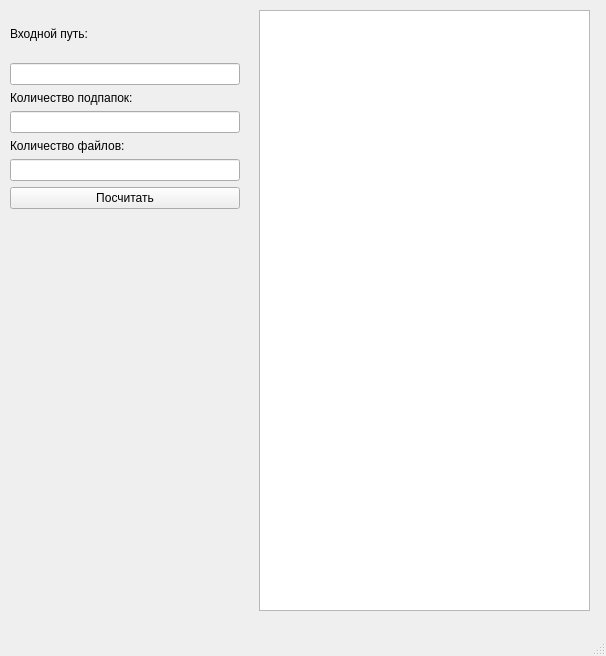
<?xml version="1.0" encoding="UTF-8"?>
<ui version="4.0">
 <class>MainWindow</class>
 <widget class="QMainWindow" name="MainWindow">
  <property name="geometry">
   <rect>
    <x>0</x>
    <y>0</y>
    <width>606</width>
    <height>656</height>
   </rect>
  </property>
  <property name="windowTitle">
   <string>MainWindow</string>
  </property>
  <widget class="QWidget" name="centralwidget">
   <widget class="QTextEdit" name="textEdit">
    <property name="geometry">
     <rect>
      <x>259</x>
      <y>10</y>
      <width>331</width>
      <height>601</height>
     </rect>
    </property>
   </widget>
   <widget class="QWidget" name="">
    <property name="geometry">
     <rect>
      <x>10</x>
      <y>10</y>
      <width>230</width>
      <height>199</height>
     </rect>
    </property>
    <layout class="QVBoxLayout" name="verticalLayout_6">
     <item>
      <layout class="QVBoxLayout" name="verticalLayout_5">
       <item>
        <widget class="QLabel" name="label_3">
         <property name="text">
          <string>Входной путь:</string>
         </property>
        </widget>
       </item>
       <item>
        <widget class="QLineEdit" name="lineEdit_3"/>
       </item>
      </layout>
     </item>
     <item>
      <layout class="QVBoxLayout" name="verticalLayout_4">
       <item>
        <layout class="QVBoxLayout" name="verticalLayout_3">
         <item>
          <layout class="QVBoxLayout" name="verticalLayout">
           <item>
            <widget class="QLabel" name="label_2">
             <property name="text">
              <string>Количество подпапок:</string>
             </property>
            </widget>
           </item>
           <item>
            <widget class="QLineEdit" name="lineEdit_2"/>
           </item>
          </layout>
         </item>
         <item>
          <layout class="QVBoxLayout" name="verticalLayout_2">
           <item>
            <widget class="QLabel" name="label">
             <property name="text">
              <string>Количество файлов:</string>
             </property>
            </widget>
           </item>
           <item>
            <widget class="QLineEdit" name="lineEdit"/>
           </item>
          </layout>
         </item>
        </layout>
       </item>
       <item>
        <widget class="QPushButton" name="pushButton">
         <property name="text">
          <string>Посчитать</string>
         </property>
        </widget>
       </item>
      </layout>
     </item>
    </layout>
   </widget>
  </widget>
  <widget class="QMenuBar" name="menubar">
   <property name="geometry">
    <rect>
     <x>0</x>
     <y>0</y>
     <width>606</width>
     <height>22</height>
    </rect>
   </property>
  </widget>
  <widget class="QStatusBar" name="statusbar"/>
 </widget>
 <resources/>
 <connections/>
</ui>
